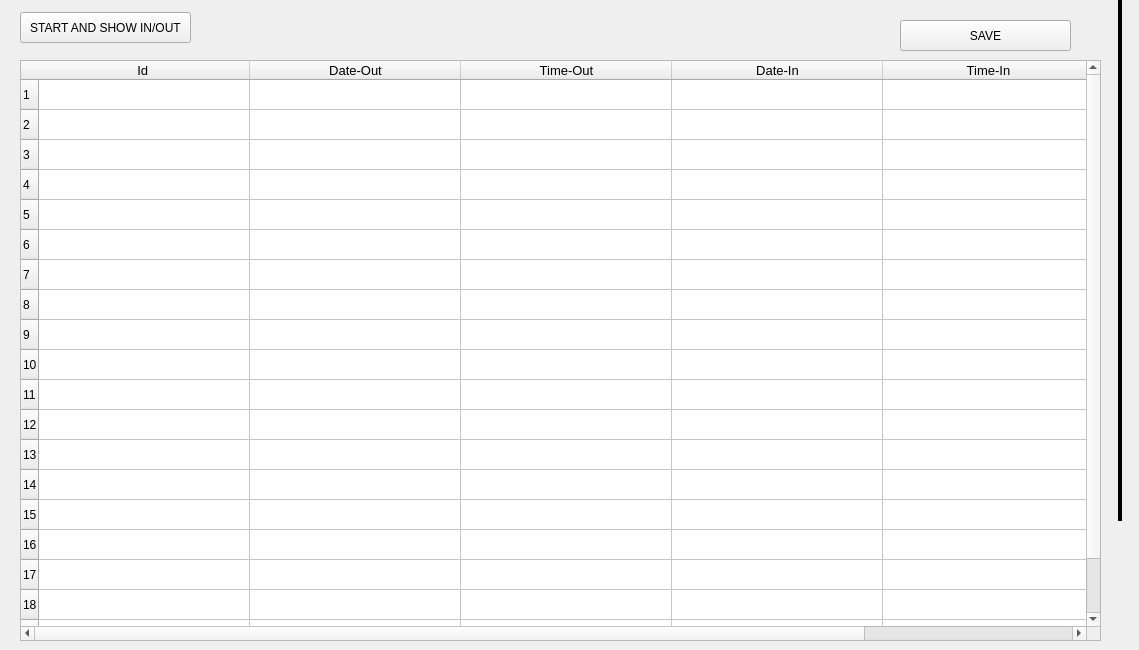
                    <widget class="QWidget" name="takeattendance_2">
                     <attribute name="title">
                      <string>                         START TODAYS IN/OUT                   </string>
                     </attribute>
                     <widget class="QTableWidget" name="tableWidget_3">
                      <property name="geometry">
                       <rect>
                        <x>20</x>
                        <y>60</y>
                        <width>1081</width>
                        <height>581</height>
                       </rect>
                      </property>
                      <property name="sizePolicy">
                       <sizepolicy hsizetype="Expanding" vsizetype="Expanding">
                        <horstretch>0</horstretch>
                        <verstretch>0</verstretch>
                       </sizepolicy>
                      </property>
                      <property name="sizeAdjustPolicy">
                       <enum>QAbstractScrollArea::AdjustIgnored</enum>
                      </property>
                      <property name="rowCount">
                       <number>20</number>
                      </property>
                      <attribute name="horizontalHeaderDefaultSectionSize">
                       <number>211</number>
                      </attribute>
                      <attribute name="horizontalHeaderStretchLastSection">
                       <bool>false</bool>
                      </attribute>
                      <row/>
                      <row/>
                      <row/>
                      <row/>
                      <row/>
                      <row/>
                      <row/>
                      <row/>
                      <row/>
                      <row/>
                      <row/>
                      <row/>
                      <row/>
                      <row/>
                      <row/>
                      <row/>
                      <row/>
                      <row/>
                      <row/>
                      <row/>
                      <column>
                       <property name="text">
                        <string>Id </string>
                       </property>
                       <property name="font">
                        <font>
                         <pointsize>10</pointsize>
                        </font>
                       </property>
                      </column>
                      <column>
                       <property name="text">
                        <string>Date-Out</string>
                       </property>
                       <property name="font">
                        <font>
                         <pointsize>10</pointsize>
                        </font>
                       </property>
                      </column>
                      <column>
                       <property name="text">
                        <string>Time-Out</string>
                       </property>
                       <property name="font">
                        <font>
                         <pointsize>10</pointsize>
                        </font>
                       </property>
                      </column>
                      <column>
                       <property name="text">
                        <string>Date-In</string>
                       </property>
                       <property name="font">
                        <font>
                         <pointsize>10</pointsize>
                        </font>
                       </property>
                      </column>
                      <column>
                       <property name="text">
                        <string>Time-In</string>
                       </property>
                       <property name="font">
                        <font>
                         <pointsize>10</pointsize>
                        </font>
                       </property>
                      </column>
                     </widget>
                     <widget class="QPushButton" name="show">
                      <property name="geometry">
                       <rect>
                        <x>20</x>
                        <y>12</y>
                        <width>171</width>
                        <height>31</height>
                       </rect>
                      </property>
                      <property name="text">
                       <string>START AND SHOW IN/OUT</string>
                      </property>
                     </widget>
                     <widget class="Line" name="line_4">
                      <property name="geometry">
                       <rect>
                        <x>1110</x>
                        <y>0</y>
                        <width>20</width>
                        <height>521</height>
                       </rect>
                      </property>
                      <property name="autoFillBackground">
                       <bool>false</bool>
                      </property>
                      <property name="frameShadow">
                       <enum>QFrame::Plain</enum>
                      </property>
                      <property name="lineWidth">
                       <number>4</number>
                      </property>
                      <property name="orientation">
                       <enum>Qt::Vertical</enum>
                      </property>
                     </widget>
                     <widget class="QPushButton" name="show_4">
                      <property name="geometry">
                       <rect>
                        <x>900</x>
                        <y>20</y>
                        <width>171</width>
                        <height>31</height>
                       </rect>
                      </property>
                      <property name="text">
                       <string>SAVE</string>
                      </property>
                     </widget>
                    </widget>
